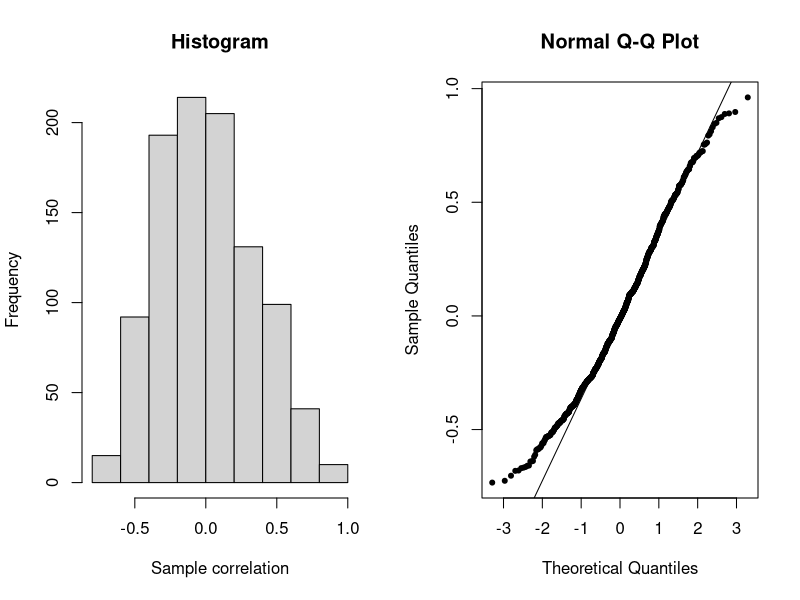

R code for this plot:
# STAT-10 - Homework ##

# Loading package #
library(e1071)

# Version 1 #
A <- matrix(rexp(10000), ncol=10)
B <- matrix(rexp(10000), ncol=10)
C <- sapply(1:1000, function(i) cor(A[i,], B[i,]))
mean(C)
sd(C)
skewness(C)
kurtosis(C)
par(mfrow=c(1,2))
hist(C, main="Histogram", xlab="Sample correlation")
qqnorm(C, pch=20)
qqline(C)

# Version 2 #
N <- 10
C <- cor(rexp(N), rexp(N))
for(i in 2:1000) C[i] <- cor(rexp(N), rexp(N))
